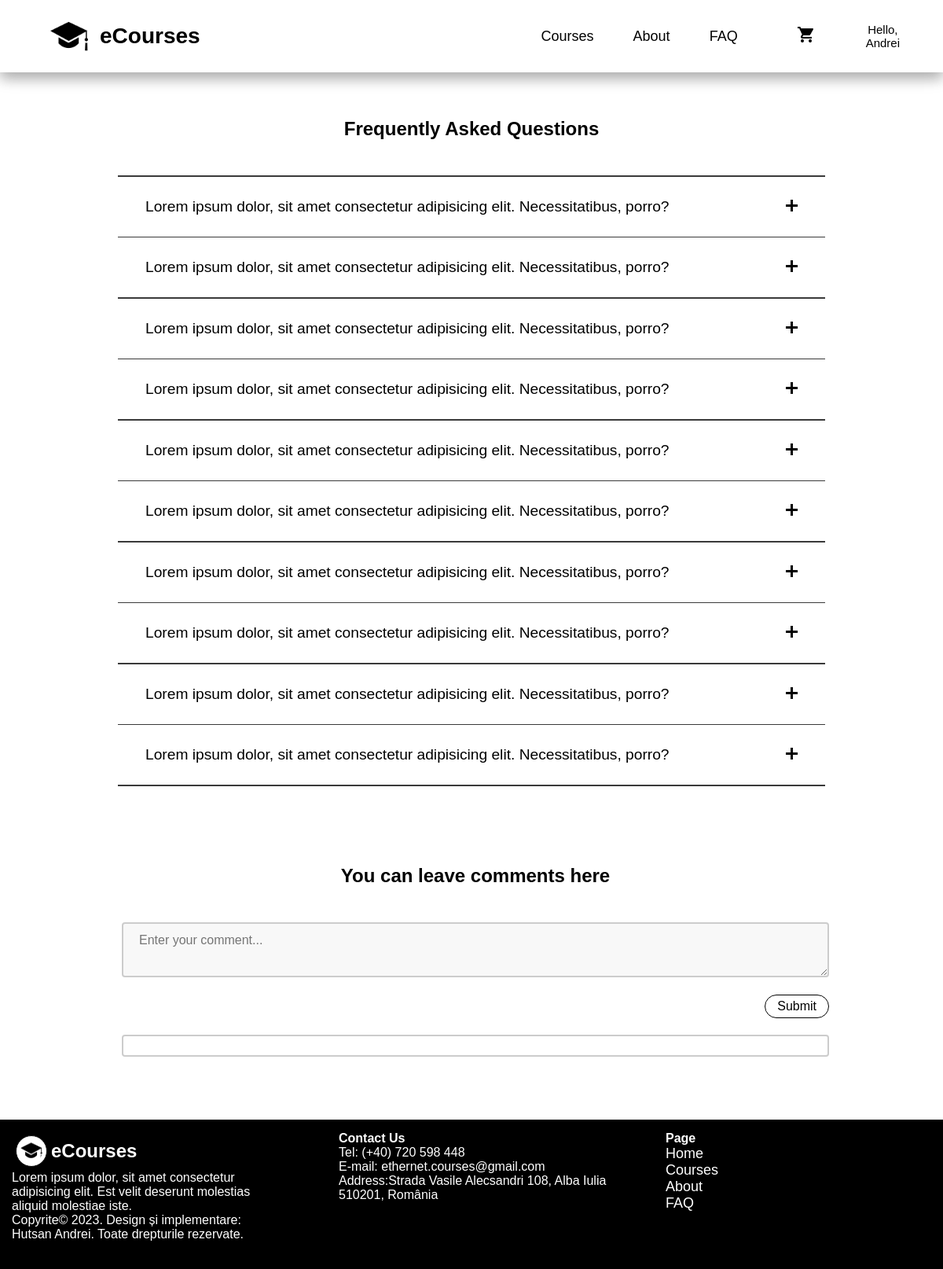
/faq.php (signed in), run on the app's committed database.
### tables this page shows
CREATE TABLE `questions_answers` (
  `id` int NOT NULL,
  `question` varchar(200) NOT NULL,
  `answer` varchar(200) NOT NULL
);

### faq.php (the view, shortened to what this page needs)
<!DOCTYPE html>
<html lang="en">
  <head>
    <link rel="stylesheet" href="style/faq-style.css" />
  </head>
  <body>
    <header>
      <nav class="navbar">
        <div class="bar-logo">
          <img src="icons/logo.png" alt="logo" />
          <a href="index.php#home">eCourses</a>
        </div>
        <ul class="nav-menu">
          <li class="nav-item">
            <a href="courses.php" class="nav-link">Courses</a>
          </li>
          <li class="nav-item">
            <a href="index.php#about" class="nav-link">About</a>
          </li>
          <li class="nav-item">
            <a href="faq.php" class="nav-link">FAQ</a>
          </li>
          <li class="nav-item">
            <a href="cart.php" name="cart" class="nav-link">
              <img src="icons/cart.png" alt="cart" class="nav-link"
            /></a>
          </li>
          <?php
            if (!isset($_SESSION['email'])) {
                echo "<li class=\"nav-item\">
                <a href=\"login.php\" class=\"nav-link\" id=\"login\">Log in</a></li>";
            }else {
                $name = $_SESSION['name'];
                echo "<li class=\"nav-item\">
                <a href=\"#\" class=\"nav-link\" id=\"log-nav\">Hello,<br />".$name."</a>
                <div class=\"dropdown-content\">
                    <form action=\"\" method=\"POST\">
                    <input id=\"logout\" type=\"submit\" name=\"logout\" value=\"Log out\" />
                    </form>
                </div>
                </li>";
            }
          ?>
        </ul>
      </nav>
    </header>
    <div class="faq">
      <div class="faq-header">
        <h2>Frequently Asked Questions</h2>
      </div>
      <div class="container">
        <hr>
        <?php
            require("mysql.php");
                    $date = $conexiune->query("SELECT * FROM questions_answers");
                    while($info = mysqli_fetch_array($date)){
                        echo "<article>
                            <div class=\"ques-ans\">
                                <div class=\"question\">
                                    <p>".$info["question"]."</p>
                                    <div class=\"plus\">
                                    <span class=\"line\"></span>
                                    <span class=\"line\"></span>
                                    </div>
                                </div>
                                <p class=\"answer\">".$info["answer"]."</p>
                            </div>
                        <hr>
                        </article>";
                    }
                ?>
      </div>
    </div>
    <div class="ask">
    <h2 style="text-align:center;">You can leave comments here</h2>
        <div class="que-form">
        <form id="question-form" action="" method="POST">
              <textarea id="question_form" name="question" placeholder="Enter your comment..."></textarea><br /><br />
              <input id="ask_btn" type="submit" name="ask" value="Submit" /><br /><br />
            </form>
        </div>
        <div class="ans-view" id="ans-view">
        </div>
    </div>
    <footer class="footer">
      <div class="row">
        <article class="company-descrip">
          <div class="logo-name">
            <img src="icons/logo.png" alt="footer-logo" />
            <h1>eCourses</h1>
          </div>
          <p>
            Lorem ipsum dolor, sit amet consectetur adipisicing elit. Est velit
            deserunt molestias aliquid molestiae iste.
          </p>
          <p>
            Copyrite© 2023. Design și implementare: Hutsan Andrei. Toate
            drepturile rezervate.
          </p>
        </article>
        <article class="contactUs">
          <h4 class="item-title">Contact Us</h4>
          <div class="contact-address">
            <p>Tel: (+40) 720 598 448</p>
            <p>E-mail: ethernet.courses@gmail.com</p>
            <p>
              Address:Strada Vasile Alecsandri 108, Alba Iulia 510201, România
            </p>
          </div>
        </article>
        <article class="item-list">
          <h4 class="item-title">Page</h4>
          <ul>
            <li><a href="index.php#home">Home</a></li>
            <li><a href="courses.php">Courses</a></li>
            <li><a href="index.php#about">About</a></li>
            <li><a href="faq.php">FAQ</a></li>
          </ul>
        </article>
      </div>
    </footer>
  </body>
</html>

### style/faq-style.css (style rules this page uses)
* { margin: 0; padding: 0; font-family: "Montserrat", sans-serif; }
body { overflow-x: hidden; }
header { position: fixed; z-index: 1; top: 0; background-color: #fff; width: 100%; margin: 0px; box-shadow: 0 8px 16px 0 rgba(0, 0, 0, 0.2), 0 6px 20px 0 rgba(0, 0, 0, 0.19); }
.navbar { min-height: 70px; display: flex; justify-content: space-between; align-items: center; padding: 0 24px; }
.bar-logo { width: auto; margin: 0px; display: flex; align-items: center; justify-content: space-between; }
.bar-logo > img { display: block; margin-left: 25px; padding: 15px; max-width: 48px; }
.bar-logo > a { text-decoration: none; color: #000000; font-weight: bold; font-size: 28px; }
header nav ul { list-style-type: none; display: flex; justify-content: space-between; align-items: center; gap: 20px; }
nav ul li { padding: 15px; }
.nav-item img { margin-left: 25px; max-width: 20px; border: 1px solid transparent; background-color: transparent; }
.nav-link { text-decoration: none; color: #000; font-size: 18px; transition: 0.7s ease; }
#log-nav { display: inline-block; color: #000; font-size: 15px; text-align: center; padding: 14px 16px; text-decoration: none; }
li.nav-item { display: inline-block; }
.faq { width: 75%; margin: 150px auto 100px auto; }
.faq-header { display: flex; flex-direction: column; align-items: center; margin-bottom: 45px; }
.question { margin: 10px; display: flex; align-items: center; justify-content: space-between; font-size: 1.2rem; }
.ques-ans { margin: 25px; }
.plus { display: block; margin-top: 5px; cursor: pointer; }
.line { display: block; width: 15px; height: 3px; margin: 5px auto; transition: all 0.3s ease-in-out; background-color: #000; }
.line:nth-child(2) { transform: translateY(-8px) rotate(90deg); z-index: 2; }
.ask { width: 100%; margin: 10px 5px 80px 5px; }
.que-form { width: 75%; margin: 45px auto 10px auto; }
.ans-view { width: 75%; margin: 15px auto; padding: 12px 20px; box-sizing: border-box; border: 2px solid #ccc; border-radius: 4px; }
hr { height: 1.5px; border-width: 0; background-color: #3a3a3a; }
#question_form { width: 100%; height: 70px; padding: 12px 20px; box-sizing: border-box; border: 2px solid #ccc; border-radius: 4px; background-color: #f8f8f8; font-size: 16px; }
#ask_btn { background-color: transparent; color: #000; padding: 5px 15px; border: 1px solid #000; border-radius: 20px; cursor: pointer; float: right; font-size: 1rem; }
.footer { width: 100%; background-color: #000; }
.footer div.row { display: grid; grid-template-columns: 33% 33% 33%; grid-template-rows: 33% 33% 33%; grid-column-gap: 20px; color: #ffffff; }
.footer article { padding: 15px; margin: 0px 20px 20px 0px; }
.logo-name { display: flex; align-items: center; margin: 5px; }
.logo-name > img { margin-right: 5px; max-width: 28px; background-color: #fff; border: 1px solid #111; border-radius: 50%; padding: 5px; }
.item-list > ul { list-style-type: none; }
.item-list > ul > li > a { text-decoration: none; color: #ffffff; font-size: 18px; transition-duration: 2s; }

### data on the page
questions_answers: question "Lorem ipsum dolor, sit amet consectetur adipisicing elit. Necessitatibus, porro?"
questions_answers: question "Lorem ipsum dolor, sit amet consectetur adipisicing elit. Necessitatibus, porro?"
questions_answers: question "Lorem ipsum dolor, sit amet consectetur adipisicing elit. Necessitatibus, porro?"
questions_answers: question "Lorem ipsum dolor, sit amet consectetur adipisicing elit. Necessitatibus, porro?"
questions_answers: question "Lorem ipsum dolor, sit amet consectetur adipisicing elit. Necessitatibus, porro?"
questions_answers: question "Lorem ipsum dolor, sit amet consectetur adipisicing elit. Necessitatibus, porro?"
questions_answers: question "Lorem ipsum dolor, sit amet consectetur adipisicing elit. Necessitatibus, porro?"
questions_answers: question "Lorem ipsum dolor, sit amet consectetur adipisicing elit. Necessitatibus, porro?"
questions_answers: question "Lorem ipsum dolor, sit amet consectetur adipisicing elit. Necessitatibus, porro?"
questions_answers: question "Lorem ipsum dolor, sit amet consectetur adipisicing elit. Necessitatibus, porro?"

### other printed values
$name "Andrei"
